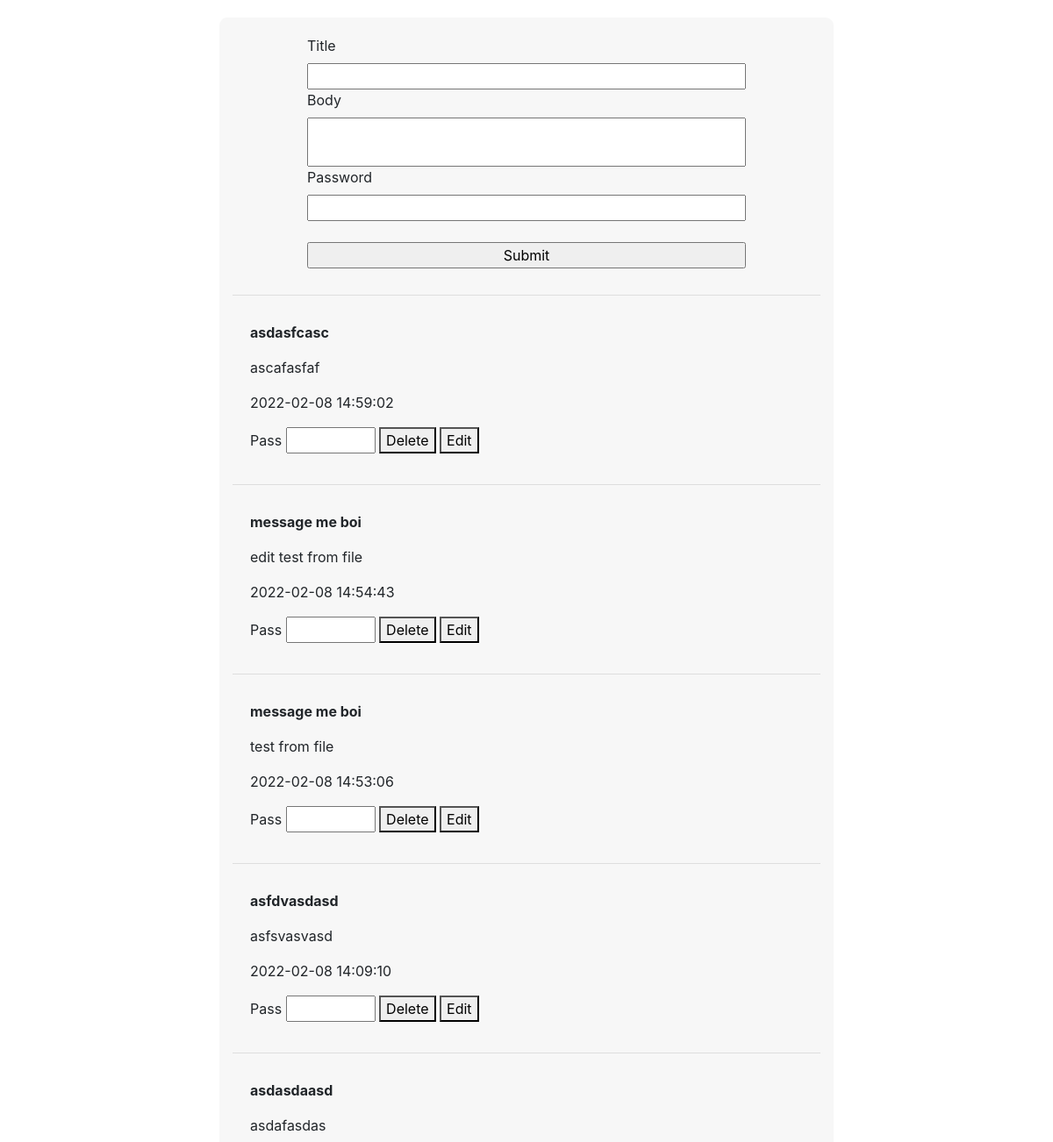
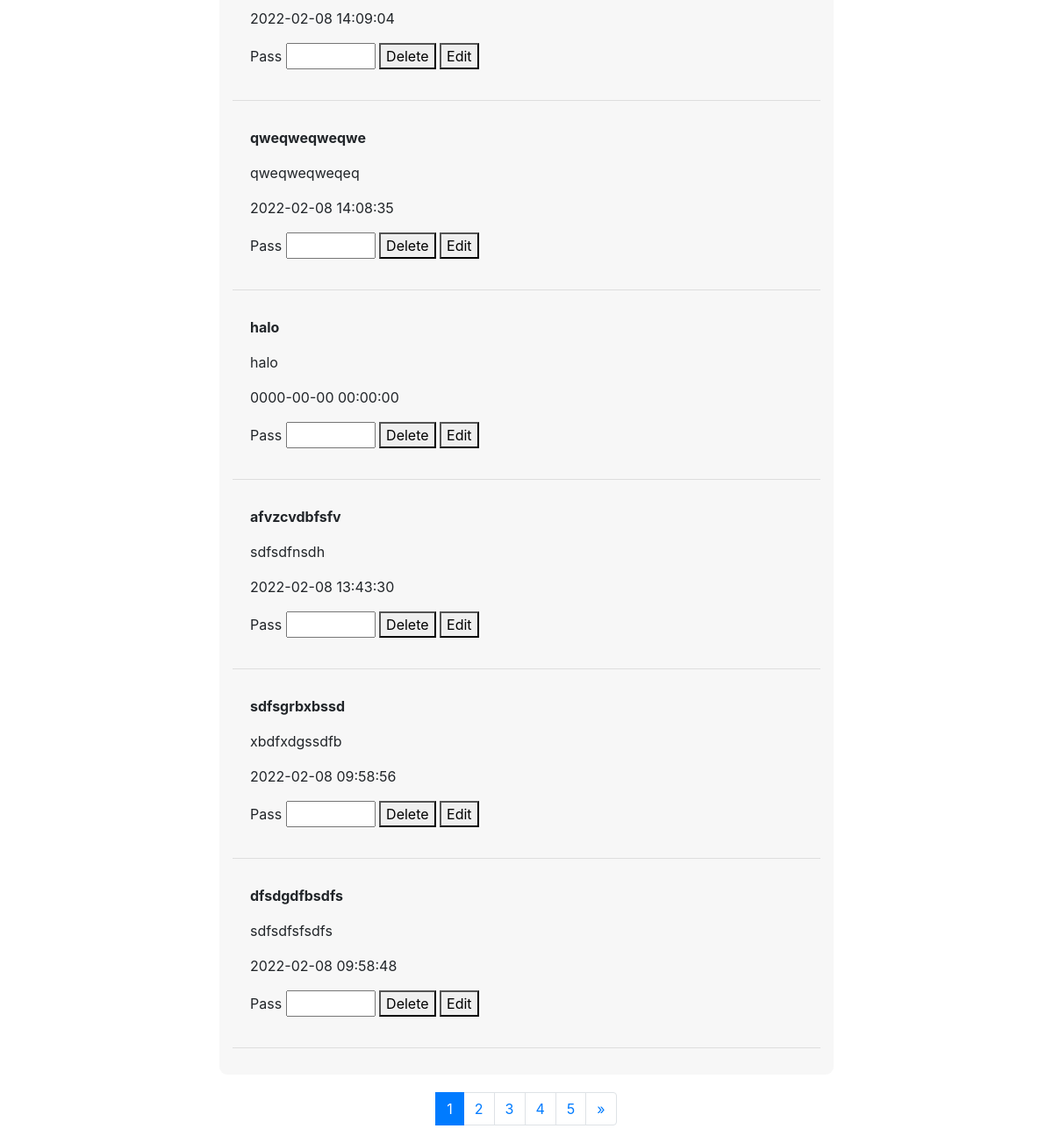
/index.php?page=1, run on the app's committed database (2 pictures, top to bottom).
### tables this page shows
CREATE TABLE `messages` (
  `id_message` int(4) NOT NULL,
  `title` varchar(32) NOT NULL,
  `body` varchar(200) NOT NULL,
  `pass` varchar(32) NOT NULL,
  `time` datetime NOT NULL
);

### Database.php (called while the page is built, shortened)
<?php
class Database
{
    public $mysqli;
    function __construct() {
        $mysqli = new mysqli(self::HOST, self::USERNAME, self::PASSWORD, self::DATABASE_NAME);
        return $this->mysqli = $mysqli;
    }
    public function selectAllMessagesData() {
        $mysqli = $this->mysqli;
        $sql = "SELECT * FROM messages";
        return $mysqli->query($sql);
    }
    public function selectMessageDataByLimit($start,$page) {
        $mysqli = $this->mysqli;
        $sql = "SELECT * FROM messages " .
        "ORDER BY id_message " .
        "DESC LIMIT $start, $page";
        $results = $mysqli->query($sql);
        while($data = $results->fetch_array()){
            $arrResults[] = $data;
        }
        return $arrResults;
    }
}
?>

### index.php (the view, shortened to what this page needs)
<!DOCTYPE html>
<html>
    <head>
        <link rel="stylesheet" href="bootstrap-4.1.3/css/bootstrap.min.css">
        <link rel="stylesheet" href="style.css">
    </head>
    <body onload="disEnaPaginationItem()">
        <div class="container">
            <div class="form_input">
                <form name="messageForm" action="insert_message.php" method="POST">
                    <label for="title">Title</label><br>
                    <input type="text" id="title" name="title" minlength="10" maxlength="32" required>
                    <br>
                    <label for="body">Body</label><br>
                    <input type="text" id="body" name="body" minlength="10" maxlength="200" class="input_body" required>
                    <br>
                    <label for="pass">Password</label><br>
                    <input type="password" id="pass" name="pass" minlength="4" maxlength="4">
                    <br>
                    <br>
                    <input type="submit" onclick="validatorForm()">
                </form>
            </div>
            <?php
            require_once "Database.php";
            $database = new Database();
            $currentPage = substr($_SERVER['REQUEST_URI'], strrpos($_SERVER['REQUEST_URI'],"/")+1);
            $currentPageNum = substr($_SERVER['REQUEST_URI'], strrpos($_SERVER['REQUEST_URI'],"=")+1);
            $page = 10;
            $urlPage = isset($_GET['page']) ? (int)$_GET["page"] : 1;
            $start = ($urlPage>1) ? ($urlPage * $page) - $page : 0;
            $selectAllMessages = $database->selectAllMessagesData();
            $total = $selectAllMessages->num_rows;
            $numPages = ceil($total/$page);
            $arrResults = $database->selectMessageDataByLimit($start,$page);
            foreach ($arrResults as $result){
                echo "<hr style='margin:30px 0;'>";
                echo '
                <div class="data_messages">
                    <p id="title_text">'.$result['title'].'</p>
                    <p>'.$result['body'].'</p>
                    <p>'.$result['time'].'</p>
                    <form method="POST">
                        <label for="password">Pass</label>
                        <input type="password" id="password" name="passwd" size="5" maxlength="4">
                        <input type="hidden" name="current_page" value="'.$currentPage.'">
                        <button type="submit" name="id_message" formaction="delete_form.php" value="'.$result["id_message"].'">Delete</button>
                        <button type="submit" name="id_message" formaction="edit_form.php" value="'.$result["id_message"].'">Edit</button>
                    </form>
                </div>
                    ';
            }
                echo "<hr style='margin:30px 0;'>";
            ?>
        </div>
        <div class="paging-button">
            <ul class="pagination">
                <?php for ($i=1; $i<=$numPages ; $i++){ ?>
                    <li class="page-item item-only">
                        <a href="?page=<?php echo $i; ?>" class="page-link"><?php echo $i; ?></a>
                    </li>
                <?php } ?>
                <li class="page-item" id="next-item">
                    <a href="index.php?page=<?php echo $currentPageNum+1 ?>" class="page-link" aria-label="Next">
                        <span aria-hidden="true">&raquo;</span>
                    </a>
                </li>
            </ul>
        </div>
    </body>
</html>

### style.css (style rules this page uses)
body { margin: 0; padding: 0; }
.container { width: 700px; display: flex; flex-flow: column; background-color: rgba(245, 245, 245, 0.8); margin-top: 20px; margin-bottom: 20px; border-radius: 9px; }
.form_input { margin: auto; }
.form_input>form>input { width: 500px; }
.input_body { line-height: 50px; }
.data_messages { margin-left: 20px; }
p#title_text { font-weight: bolder; }
.paging-button { display: flex; flex-flow: column; margin: 20px 0; }
.pagination { margin: auto; }

### data on the page
messages: title "asdasfcasc", body "ascafasfaf", time "2022-02-08 14:59:02", $result["id_message"] 141 (drawn)
messages: title "message me boi", body "edit test from file", time "2022-02-08 14:54:43", $result["id_message"] 140 (drawn)
messages: title "message me boi", body "test from file", time "2022-02-08 14:53:06", $result["id_message"] 139 (drawn)
messages: title "asfdvasdasd", body "asfsvasvasd", time "2022-02-08 14:09:10", $result["id_message"] 137 (drawn)
messages: title "asdasdaasd", body "asdafasdas", time "2022-02-08 14:09:04", $result["id_message"] 136 (drawn)
messages: title "qweqweqweqwe", body "qweqweqweqeq", time "2022-02-08 14:08:35", $result["id_message"] 135 (drawn)
messages: title "halo", body "halo", time "0000-00-00 00:00:00", $result["id_message"] 134 (drawn)
messages: title "afvzcvdbfsfv", body "sdfsdfnsdh", time "2022-02-08 13:43:30", $result["id_message"] 133 (drawn)
messages: title "sdfsgrbxbssd", body "xbdfxdgssdfb", time "2022-02-08 09:58:56", $result["id_message"] 132 (drawn)
messages: title "dfsdgdfbsdfs", body "sdfsdfsfsdfs", time "2022-02-08 09:58:48", $result["id_message"] 131 (drawn)
